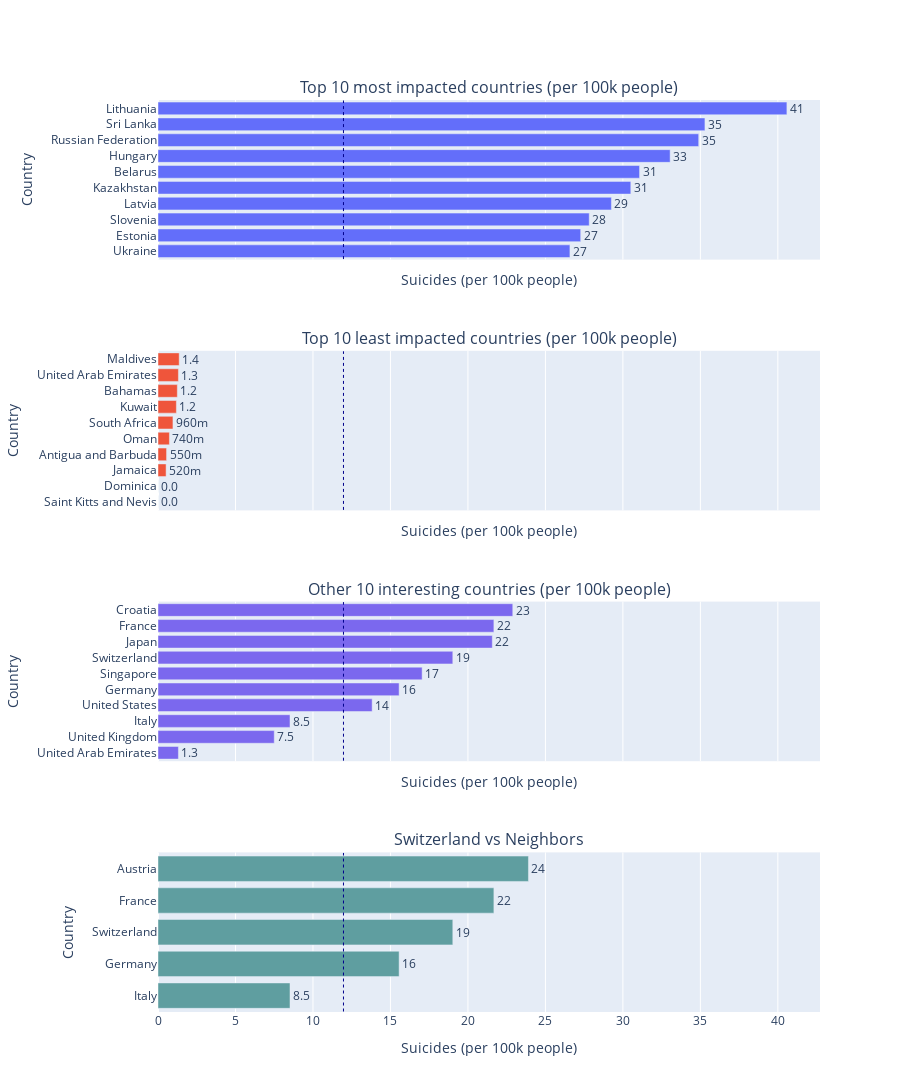

Notebook code cell kept with this figure:
### Code cell
fig = make_subplots(
    rows=4,
    cols=1,
    shared_xaxes=True,
    subplot_titles=(
        "Top 10 most impacted countries (per 100k people)",
        "Top 10 least impacted countries (per 100k people)",
        "Other 10 interesting countries (per 100k people)",
        "Switzerland vs Neighbors"
    ),
    vertical_spacing = 0.10,
    #x_title="Suicides (per 100k people)",
)

fig.append_trace(
    go.Bar(
        x=suicides_per_country.values[9::-1],
        y=suicides_per_country.index[9::-1],
        text=suicides_per_country.values[9::-1],
        orientation='h'
    ),
    row=1,
    col=1
)

fig.append_trace(
    go.Bar(
        x=suicides_per_country.values[:-11:-1],
        y=suicides_per_country.index[:-11:-1],
        text=suicides_per_country.values[:-11:-1],
        orientation='h'
    ),
    row=2,
    col=1
)

fig.append_trace(
    go.Bar(
        x=interesting_countries_df.values,
        y=interesting_countries_df.index,
        text=interesting_countries_df.values,
        marker_color='mediumslateblue',
        orientation='h'
    ),
    row=3,
    col=1,
)

fig.append_trace(
    go.Bar(
        x=swiss_and_neighbours_df.values,
        y=swiss_and_neighbours_df.index,
        text=swiss_and_neighbours_df.values,
        marker_color='cadetblue',
        orientation='h'
    ),
    row=4,
    col=1,
)

# Vertical Line (mean of suicides)

fig.add_shape(
        dict(
            type="line",
            x0=avg_suicides,
            y0=-0.5,
            x1=avg_suicides,
            y1=9.5,
            line=dict(
                color="darkblue",
                width=1,
                dash="dot",
            ),
            yref='y1',
            xref="x",
        )
)

fig.add_shape(
        dict(
            type="line",
            x0=avg_suicides,
            y0=-0.5,
            x1=avg_suicides,
            y1=9.5,
            line=dict(
                color="darkblue",
                width=1,
                dash="dot",
            ),
            yref='y2',
            xref="x",
        )
)

fig.add_shape(
        dict(
            type="line",
            x0=avg_suicides,
            y0=-0.5,
            x1=avg_suicides,
            y1=9.5,
            line=dict(
                color="darkblue",
                width=1,
                dash="dot",
            ),
            yref='y3',
            xref="x",
        )
)

fig.add_shape(
        dict(
            type="line",
            x0=avg_suicides,
            y0=-0.5,
            x1=avg_suicides,
            y1=4.5,
            line=dict(
                color="darkblue",
                width=1,
                dash="dot",
            ),
            yref='y4',
            xref="x",
        )
)


          
fig.update_yaxes(title="Country")
fig.update_xaxes(title="Suicides (per 100k people)")
fig.update_layout(
    height=1333, 
    width=900, 
    showlegend=False,
#    annotations=[
#        dict(
#            arrowsize=1,
#            arrowwidth=1,
#            x=avg_suicides,
#            y=2,
#            yref="y3",
#            xref="x",
#            text="avg.",
#            showarrow=True,
#            arrowhead=1,
#            ax=40,
#            ay=40
#        ),
#    ]
)
fig.update_traces(texttemplate='%{text:.2s}', textposition='outside')
fig.update_layout(uniformtext_minsize=8, uniformtext_mode='hide')
fig.show()
print(f'Average suicide rate: {BOLD_BEGIN}{avg_suicides}{BOLD_END}')
print(f'Switzerland position: {BOLD_BEGIN}{switzerland_position}{BOLD_END}')

### Figure 1 — Plotly figure (JSON) as saved in the notebook; plotly's stock layout.template omitted (floating-point values rounded to 4 significant figures)
{"data": [{"orientation": "h", "text": [26.58, 27.28, 27.83, 29.26, 30.51, 31.08, 33.05, 34.89, 35.3, 40.58], "textposition": "outside", "texttemplate": "%{text:.2s}", "type": "bar", "x": [26.58, 27.28, 27.83, 29.26, 30.51, 31.08, 33.05, 34.89, 35.3, 40.58], "xaxis": "x", "y": ["Ukraine", "Estonia", "Slovenia", "Latvia", "Kazakhstan", "Belarus", "Hungary", "Russian Federation", "Sri Lanka", "Lithuania"], "yaxis": "y"}, {"orientation": "h", "text": [0, 0, 0.5218, 0.5529, 0.7361, 0.9645, 1.186, 1.247, 1.318, 1.367], "textposition": "outside", "texttemplate": "%{text:.2s}", "type": "bar", "x": [0, 0, 0.5218, 0.5529, 0.7361, 0.9645, 1.186, 1.247, 1.318, 1.367], "xaxis": "x2", "y": ["Saint Kitts and Nevis", "Dominica", "Jamaica", "Antigua and Barbuda", "Oman", "South Africa", "Kuwait", "Bahamas", "United Arab Emirates", "Maldives"], "yaxis": "y2"}, {"marker": {"color": "mediumslateblue"}, "orientation": "h", "text": [1.318, 7.502, 8.518, 13.82, 15.56, 17.05, 19.02, 21.57, 21.68, 22.89], "textposition": "outside", "texttemplate": "%{text:.2s}", "type": "bar", "x": [1.318, 7.502, 8.518, 13.82, 15.56, 17.05, 19.02, 21.57, 21.68, 22.89], "xaxis": "x3", "y": ["United Arab Emirates", "United Kingdom", "Italy", "United States", "Germany", "Singapore", "Switzerland", "Japan", "France", "Croatia"], "yaxis": "y3"}, {"marker": {"color": "cadetblue"}, "orientation": "h", "text": [8.518, 15.56, 19.02, 21.68, 23.91], "textposition": "outside", "texttemplate": "%{text:.2s}", "type": "bar", "x": [8.518, 15.56, 19.02, 21.68, 23.91], "xaxis": "x4", "y": ["Italy", "Germany", "Switzerland", "France", "Austria"], "yaxis": "y4"}], "layout": {"annotations": [{"font": {"size": 16}, "showarrow": false, "text": "Top 10 most impacted countries (per 100k people)", "x": 0.5, "xanchor": "center", "xref": "paper", "y": 1, "yanchor": "bottom", "yref": "paper"}, {"font": {"size": 16}, "showarrow": false, "text": "Top 10 least impacted countries (per 100k people)", "x": 0.5, "xanchor": "center", "xref": "paper", "y": 0.725, "yanchor": "bottom", "yref": "paper"}, {"font": {"size": 16}, "showarrow": false, "text": "Other 10 interesting countries (per 100k people)", "x": 0.5, "xanchor": "center", "xref": "paper", "y": 0.45, "yanchor": "bottom", "yref": "paper"}, {"font": {"size": 16}, "showarrow": false, "text": "Switzerland vs Neighbors", "x": 0.5, "xanchor": "center", "xref": "paper", "y": 0.175, "yanchor": "bottom", "yref": "paper"}], "height": 1333, "shapes": [{"line": {"color": "darkblue", "dash": "dot", "width": 1}, "type": "line", "x0": 11.97, "x1": 11.97, "xref": "x", "y0": -0.5, "y1": 9.5, "yref": "y"}, {"line": {"color": "darkblue", "dash": "dot", "width": 1}, "type": "line", "x0": 11.97, "x1": 11.97, "xref": "x", "y0": -0.5, "y1": 9.5, "yref": "y2"}, {"line": {"color": "darkblue", "dash": "dot", "width": 1}, "type": "line", "x0": 11.97, "x1": 11.97, "xref": "x", "y0": -0.5, "y1": 9.5, "yref": "y3"}, {"line": {"color": "darkblue", "dash": "dot", "width": 1}, "type": "line", "x0": 11.97, "x1": 11.97, "xref": "x", "y0": -0.5, "y1": 4.5, "yref": "y4"}], "showlegend": false, "uniformtext": {"minsize": 8, "mode": "hide"}, "width": 900, "xaxis": {"anchor": "y", "domain": [0, 1], "matches": "x4", "showticklabels": false, "title": {"text": "Suicides (per 100k people)"}}, "xaxis2": {"anchor": "y2", "domain": [0, 1], "matches": "x4", "showticklabels": false, "title": {"text": "Suicides (per 100k people)"}}, "xaxis3": {"anchor": "y3", "domain": [0, 1], "matches": "x4", "showticklabels": false, "title": {"text": "Suicides (per 100k people)"}}, "xaxis4": {"anchor": "y4", "domain": [0, 1], "title": {"text": "Suicides (per 100k people)"}}, "yaxis": {"anchor": "x", "domain": [0.825, 1], "title": {"text": "Country"}}, "yaxis2": {"anchor": "x2", "domain": [0.55, 0.725], "title": {"text": "Country"}}, "yaxis3": {"anchor": "x3", "domain": [0.275, 0.45], "title": {"text": "Country"}}, "yaxis4": {"anchor": "x4", "domain": [0, 0.175], "title": {"text": "Country"}}}}
